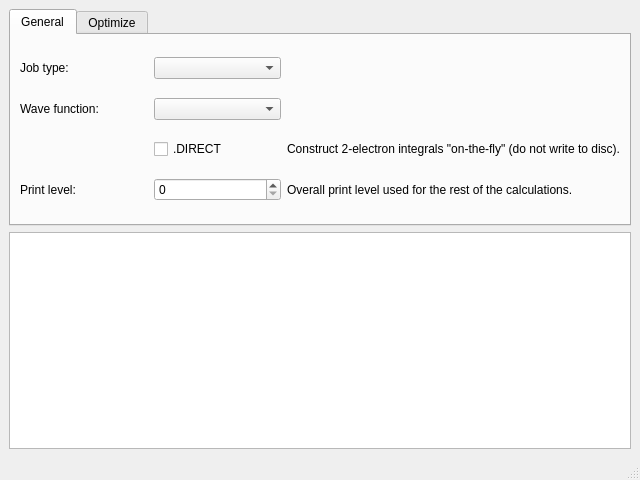
<?xml version="1.0" encoding="UTF-8"?>
<ui version="4.0">
 <class>DalFileWindow</class>
 <widget class="QMainWindow" name="DalFileWindow">
  <property name="geometry">
   <rect>
    <x>0</x>
    <y>0</y>
    <width>640</width>
    <height>480</height>
   </rect>
  </property>
  <widget class="QWidget" name="centralwidget">
   <layout class="QGridLayout" name="gridLayout">
    <item row="0" column="0">
     <widget class="QTabWidget" name="tabWidget">
      <property name="currentIndex">
       <number>0</number>
      </property>
      <widget class="QWidget" name="tabGeneral">
       <attribute name="title">
        <string>General</string>
       </attribute>
       <layout class="QGridLayout" name="gridLayout_2">
        <item row="3" column="2">
         <widget class="QLabel" name="labelPrintLevelTip">
          <property name="text">
           <string>Overall print level used for the rest of the calculations.</string>
          </property>
         </widget>
        </item>
        <item row="2" column="1">
         <widget class="QCheckBox" name="checkBoxDirect">
          <property name="text">
           <string>.DIRECT</string>
          </property>
         </widget>
        </item>
        <item row="3" column="0">
         <widget class="QLabel" name="labelPrintLevel">
          <property name="text">
           <string>Print level:</string>
          </property>
         </widget>
        </item>
        <item row="3" column="1">
         <widget class="QSpinBox" name="spinBoxPrintLevel">
          <property name="maximum">
           <number>5</number>
          </property>
         </widget>
        </item>
        <item row="0" column="0">
         <widget class="QLabel" name="labelJobType">
          <property name="text">
           <string>Job type:</string>
          </property>
         </widget>
        </item>
        <item row="0" column="1">
         <widget class="QComboBox" name="comboBoxJobType"/>
        </item>
        <item row="0" column="2">
         <widget class="QLabel" name="labelJobTypeTip"/>
        </item>
        <item row="2" column="2">
         <widget class="QLabel" name="labelDirectTip">
          <property name="text">
           <string>Construct 2-electron integrals &quot;on-the-fly&quot; (do not write to disc).</string>
          </property>
         </widget>
        </item>
        <item row="1" column="0">
         <widget class="QLabel" name="labelWaveFunction">
          <property name="text">
           <string>Wave function:</string>
          </property>
         </widget>
        </item>
        <item row="1" column="1">
         <widget class="QComboBox" name="comboBoxWaveFunction"/>
        </item>
        <item row="1" column="2">
         <widget class="QLabel" name="labelWaveFunctionTip">
          <property name="text">
           <string/>
          </property>
         </widget>
        </item>
       </layout>
      </widget>
      <widget class="QWidget" name="tabOptimize">
       <attribute name="title">
        <string>Optimize</string>
       </attribute>
      </widget>
     </widget>
    </item>
    <item row="1" column="0">
     <widget class="QTextEdit" name="textEditDalFile"/>
    </item>
   </layout>
  </widget>
  <widget class="QMenuBar" name="menubar">
   <property name="geometry">
    <rect>
     <x>0</x>
     <y>0</y>
     <width>640</width>
     <height>18</height>
    </rect>
   </property>
  </widget>
  <widget class="QStatusBar" name="statusbar"/>
 </widget>
 <resources/>
 <connections/>
</ui>
